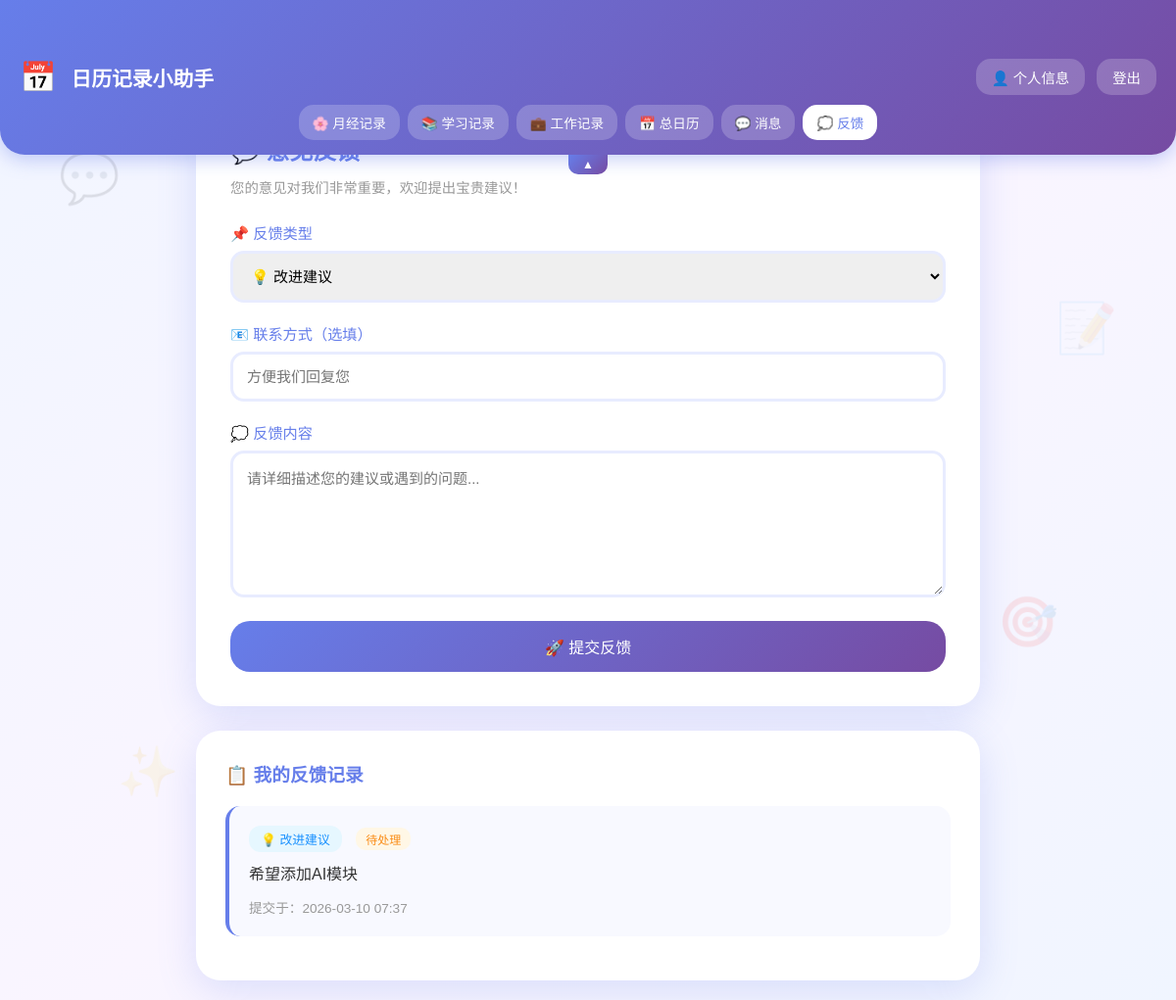
/feedback (signed in), run on the app's committed database.
### app.py (models this page shows)
class Feedback(db.Model):
    id = db.Column(db.Integer, primary_key=True)
    user_id = db.Column(db.Integer, db.ForeignKey('user.id'), nullable=False)
    user = db.relationship('User', backref='feedbacks')
    feedback_type = db.Column(db.String(20), nullable=False)  # suggest/bug/praise/other
    contact = db.Column(db.String(100))                        # 联系方式
    content = db.Column(db.Text, nullable=False)               # 反馈内容
    reply = db.Column(db.Text)                                 # 回复内容
    status = db.Column(db.String(20), default='pending')       # pending/replied
    created_at = db.Column(db.DateTime, default=datetime.now)

### app.py (the view, shortened to what this page needs)
@app.route('/feedback', methods=['GET', 'POST'])
@login_required
def feedback():
    feedbacks = Feedback.query.filter_by(user_id=current_user.id).order_by(Feedback.created_at.desc()).all()
    return render_template('feedback.html', feedbacks=feedbacks, user=current_user)

### app.py (called while the page is built)
@login_manager.user_loader
def load_user(user_id):
    return User.query.get(int(user_id))

### templates/feedback.html (shortened to what this page needs)
<!DOCTYPE html>
<html lang="zh-CN">
<head>
</head>
<body>
    <div class="decoration dec1">💬</div>
    <div class="decoration dec2">📝</div>
    <div class="decoration dec3">✨</div>
    <div class="decoration dec4">🎯</div>
    <div class="header" id="header">
        <div class="header-top">
            <div class="header-left">
                <span class="logo">📅</span>
                <h1>日历记录小助手</h1>
            </div>
            <div class="user-info">
                <a href="{{ url_for('profile') }}" style="text-decoration: none;">
                    <button class="btn-logout">👤 个人信息</button>
                </a>
                <a href="{{ url_for('logout') }}"><button class="btn-logout">登出</button></a>
            </div>
        </div>
        <div class="nav-tabs">
            <a href="{{ url_for('index') }}" class="nav-tab {% if request.endpoint == 'index' %}active{% endif %}">🌸 月经记录</a>
            <a href="{{ url_for('study') }}" class="nav-tab {% if request.endpoint == 'study' %}active{% endif %}">📚 学习记录</a>
            <a href="{{ url_for('work') }}" class="nav-tab {% if request.endpoint == 'work' %}active{% endif %}">💼 工作记录</a>
            <a href="{{ url_for('all_calendar') }}" class="nav-tab {% if request.endpoint == 'all_calendar' %}active{% endif %}">📅 总日历</a>
            <a href="{{ url_for('chat') }}" class="nav-tab {% if request.endpoint == 'chat' or 'chat_room' in request.endpoint %}active{% endif %}">💬 消息</a>
            <a href="{{ url_for('feedback') }}" class="nav-tab {% if request.endpoint == 'feedback' %}active{% endif %}">💭 反馈</a>
        </div>
        <button class="toggle-btn" onclick="toggleHeader()"></button>
    </div>
    <button class="expand-btn show" id="expandBtn" onclick="toggleHeader()">☰</button>
    <div class="container">
        <div class="feedback-card">
            <h2>💬 意见反馈</h2>
            <p class="subtitle">您的意见对我们非常重要，欢迎提出宝贵建议！</p>
            <form action="{{ url_for('feedback') }}" method="POST">
                <div class="form-group">
                    <label>📌 反馈类型</label>
                    <select name="feedback_type" required>
                        <option value="suggest">💡 改进建议</option>
                    </select>
                </div>
                <div class="form-group">
                    <label>📧 联系方式（选填）</label>
                    <input type="email" name="contact" placeholder="方便我们回复您">
                </div>
                <div class="form-group">
                    <label>💭 反馈内容</label>
                    <textarea name="content" placeholder="请详细描述您的建议或遇到的问题..." required></textarea>
                </div>
                <button type="submit" class="btn-submit">🚀 提交反馈</button>
            </form>
        </div>
        <div class="history-card">
            <h3>📋 我的反馈记录</h3>
            {% if feedbacks %}
                {% for feedback in feedbacks|reverse %}
                <div class="feedback-item">
                    <span class="type-badge {{ feedback.feedback_type }}">
                        {% if feedback.feedback_type == 'suggest' %}💡 改进建议
                        {% elif feedback.feedback_type == 'bug' %}🐛 错误反馈
                        {% elif feedback.feedback_type == 'praise' %}👏 表扬鼓励
                        {% else %}📝 其他{% endif %}
                    </span>
                    <span class="status {% if feedback.reply %}replied{% else %}pending{% endif %}">
                        {% if feedback.reply %}已回复{% else %}待处理{% endif %}
                    </span>
                    <div class="content">{{ feedback.content }}</div>
                    <div class="time">提交于：{{ feedback.created_at.strftime('%Y-%m-%d %H:%M') }}</div>
                </div>
                {% endfor %}
            {% else %}
                <div class="empty-state">
                    <div class="icon">📭</div>
                    <p>还没有反馈记录</p>
                </div>
            {% endif %}
        </div>
    </div>
</body>
</html>

### templates/feedback.html (style rules this page uses)
* { margin: 0; padding: 0; box-sizing: border-box; }
body { font-family: 'Noto Sans SC', sans-serif; background: linear-gradient(135deg, #f0f5ff 0%, #faf5ff 50%, #f0f5ff 100%); min-height: 100vh; padding: 20px; padding-top: 100px; }
.container { max-width: 800px; margin: 0 auto; }
.header { position: fixed; top: 0; left: 0; right: 0; z-index: 100; background: linear-gradient(135deg, #667eea 0%, #764ba2 100%); box-shadow: 0 4px 20px rgba(102, 126, 234, 0.4); transition: all 0.3s ease; display: flex; flex-direction: column; padding: 60px 20px 15px; min-height: auto; border-radius: 0 0 25px 25px; }
.header-top { display: flex; justify-content: space-between; align-items: center; margin-bottom: 10px; }
.header-left { display: flex; align-items: center; gap: 15px; }
.logo { font-size: 30px; }
.header h1 { color: white; font-size: 1.3em; }
.toggle-btn { position: absolute; top: 100%; left: 50%; transform: translateX(-50%); background: linear-gradient(135deg, #667eea 0%, #764ba2 100%); color: white; border: none; width: 40px; height: 20px; border-radius: 0 0 10px 10px; cursor: pointer; font-size: 12px; transition: all 0.3s; display: flex; align-items: center; justify-content: center; }
.expand-btn { position: fixed; top: 15px; left: 15px; z-index: 99; background: linear-gradient(135deg, #667eea 0%, #764ba2 100%); color: white; border: none; width: 45px; height: 45px; border-radius: 50%; cursor: pointer; font-size: 20px; box-shadow: 0 4px 15px rgba(102, 126, 234, 0.4); transition: all 0.3s; display: none; align-items: center; justify-content: center; }
.expand-btn.show { display: flex; }
.toggle-btn::before { content: '▲'; }
.nav-tabs { display: flex; gap: 8px; padding: 0; flex-wrap: wrap; justify-content: center; }
.nav-tab { padding: 8px 14px; border-radius: 15px; text-decoration: none; color: white; background: rgba(255, 255, 255, 0.2); transition: all 0.3s; font-weight: 500; font-size: 0.85em; white-space: nowrap; }
.nav-tab.active { background: white; color: #667eea; }
.user-info { display: flex; align-items: center; gap: 12px; }
.btn-logout { background: rgba(255, 255, 255, 0.2); color: white; border: none; padding: 8px 16px; border-radius: 15px; cursor: pointer; transition: all 0.3s; font-family: 'Noto Sans SC', sans-serif; font-size: 0.9em; }
.feedback-card { background: white; border-radius: 25px; padding: 35px; box-shadow: 0 10px 40px rgba(102, 126, 234, 0.2); margin-bottom: 25px; }
.feedback-card h2 { color: #667eea; margin-bottom: 10px; display: flex; align-items: center; gap: 10px; }
.feedback-card .subtitle { color: #999; margin-bottom: 25px; font-size: 0.9em; }
.form-group { margin-bottom: 20px; }
.form-group label { display: block; color: #667eea; margin-bottom: 8px; font-weight: 500; font-size: 0.95em; }
.form-group input, .form-group select, .form-group textarea { width: 100%; padding: 14px; border: 3px solid #e8ecff; border-radius: 14px; font-size: 15px; transition: all 0.3s; font-family: 'Noto Sans SC', sans-serif; }
.form-group textarea { min-height: 150px; resize: vertical; }
.btn-submit { background: linear-gradient(135deg, #667eea 0%, #764ba2 100%); color: white; border: none; padding: 14px 30px; border-radius: 20px; font-size: 16px; cursor: pointer; transition: all 0.3s; font-weight: 500; width: 100%; font-family: 'Noto Sans SC', sans-serif; }
.history-card { background: white; border-radius: 25px; padding: 30px; box-shadow: 0 10px 40px rgba(102, 126, 234, 0.2); }
.history-card h3 { color: #667eea; margin-bottom: 20px; display: flex; align-items: center; gap: 10px; }
.feedback-item { background: #f8f9ff; border-radius: 15px; padding: 20px; margin-bottom: 15px; border-left: 4px solid #667eea; }
.feedback-item .type-badge { display: inline-block; padding: 4px 12px; border-radius: 12px; font-size: 0.8em; font-weight: 500; margin-bottom: 10px; }
.feedback-item .type-badge.suggest { background: #e6f7ff; color: #1890ff; }
.feedback-item .content { color: #333; margin-bottom: 10px; line-height: 1.6; }
.feedback-item .time { color: #999; font-size: 0.85em; }
.feedback-item .status { display: inline-block; padding: 3px 10px; border-radius: 10px; font-size: 0.75em; margin-left: 10px; }
.feedback-item .status.pending { background: #fff7e6; color: #fa8c16; }
.decoration { position: fixed; font-size: 50px; opacity: 0.1; pointer-events: none; }
.dec1 { top: 15%; left: 5%; }
.dec2 { top: 30%; right: 5%; }
.dec3 { bottom: 20%; left: 10%; }
.dec4 { bottom: 35%; right: 10%; }

### data on the page
Feedback: feedback_type "💡 改进建议", shows "待处理", content "希望添加AI模块", created_at "2026-03-10 07:37"
